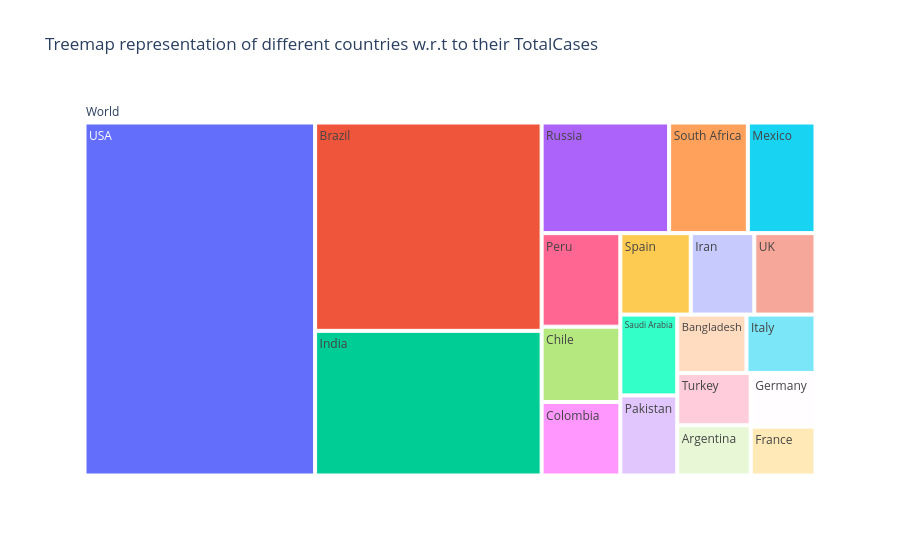
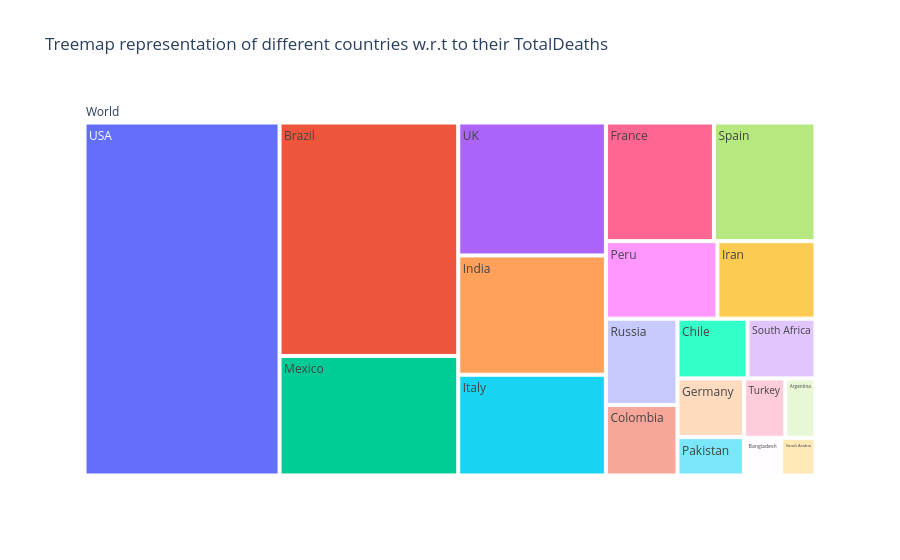
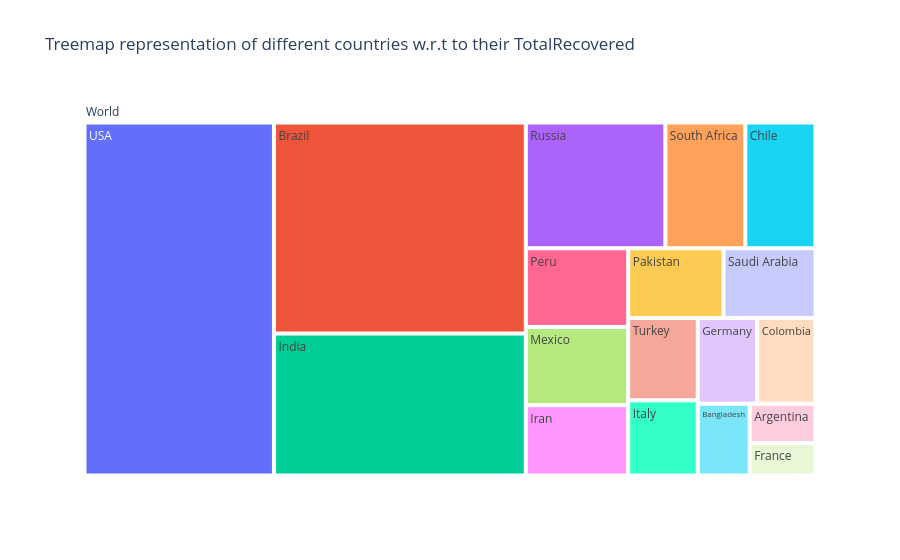
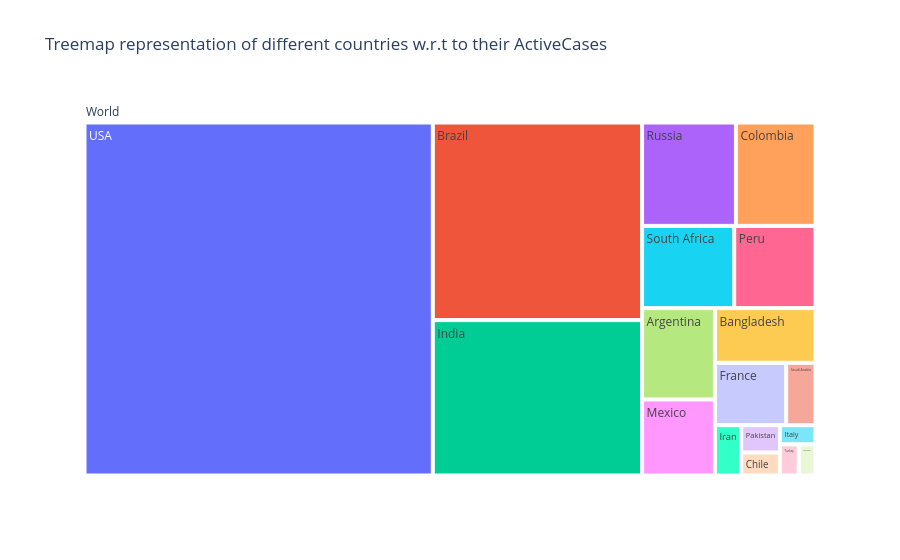

The code cell stored with these charts, in order, in its notebook:
### Code cell
columns = ['TotalCases', 'TotalDeaths', 'TotalRecovered', 'ActiveCases']

for i in columns:

    countries = world_data.iloc[0:20]['Country/Region'].tolist()
    values = world_data.iloc[0:20][i].tolist()

    fig = go.Figure(
        go.Treemap(
            labels=['World'] + countries,
            parents=[''] + ['World'] * 20,
            values=[sum(values)] + values,
            branchvalues='total'
        )
    )

    fig.update_layout(
        title='Treemap representation of different countries w.r.t to their {}'.format(i)
    )

    fig.show()

### Figure 1 — Plotly figure (JSON) as saved in the notebook; plotly's stock layout.template omitted (floating-point values rounded to 4 significant figures)
{"data": [{"branchvalues": "total", "labels": ["World", "USA", "Brazil", "India", "Russia", "South Africa", "Mexico", "Peru", "Chile", "Colombia", "Spain", "Iran", "UK", "Saudi Arabia", "Pakistan", "Bangladesh", "Italy", "Turkey", "Argentina", "Germany", "France"], "parents": ["", "World", "World", "World", "World", "World", "World", "World", "World", "World", "World", "World", "World", "World", "World", "World", "World", "World", "World", "World", "World"], "type": "treemap", "values": [15951736, 5032179, 2917562, 2025409, 871894, 538184, 462690, 455409, 366671, 357710, 354530, 320117, 308134, 284226, 281863, 249651, 249204, 237265, 228195, 215210, 195633]}], "layout": {"title": {"text": "Treemap representation of different countries w.r.t to their TotalCases"}}}

### Figure 2 — Plotly figure (JSON) as saved in the notebook; plotly's stock layout.template omitted (floating-point values rounded to 4 significant figures)
{"data": [{"branchvalues": "total", "labels": ["World", "USA", "Brazil", "India", "Russia", "South Africa", "Mexico", "Peru", "Chile", "Colombia", "Spain", "Iran", "UK", "Saudi Arabia", "Pakistan", "Bangladesh", "Italy", "Turkey", "Argentina", "Germany", "France"], "parents": ["", "World", "World", "World", "World", "World", "World", "World", "World", "World", "World", "World", "World", "World", "World", "World", "World", "World", "World", "World", "World"], "type": "treemap", "values": [610150, 162804, 98644, 41638, 14606, 9604, 50517, 20424, 9889, 11939, 28500, 17976, 46413, 3055, 6035, 3306, 35187, 5798, 4251, 9252, 30312]}], "layout": {"title": {"text": "Treemap representation of different countries w.r.t to their TotalDeaths"}}}

### Figure 3 — Plotly figure (JSON) as saved in the notebook; plotly's stock layout.template omitted (floating-point values rounded to 4 significant figures)
{"data": [{"branchvalues": "total", "labels": ["World", "USA", "Brazil", "India", "Russia", "South Africa", "Mexico", "Peru", "Chile", "Colombia", "Spain", "Iran", "UK", "Saudi Arabia", "Pakistan", "Bangladesh", "Italy", "Turkey", "Argentina", "Germany", "France"], "parents": ["", "World", "World", "World", "World", "World", "World", "World", "World", "World", "World", "World", "World", "World", "World", "World", "World", "World", "World", "World", "World"], "type": "treemap", "values": [null, 2576668, 2047660, 1377384, 676357, 387316, 308848, 310337, 340168, 192355, null, 277463, null, 247089, 256058, 143824, 201323, 220546, 99852, 196200, 82460]}], "layout": {"title": {"text": "Treemap representation of different countries w.r.t to their TotalRecovered"}}}

### Figure 4 — Plotly figure (JSON) as saved in the notebook; plotly's stock layout.template omitted (floating-point values rounded to 4 significant figures)
{"data": [{"branchvalues": "total", "labels": ["World", "USA", "Brazil", "India", "Russia", "South Africa", "Mexico", "Peru", "Chile", "Colombia", "Spain", "Iran", "UK", "Saudi Arabia", "Pakistan", "Bangladesh", "Italy", "Turkey", "Argentina", "Germany", "France"], "parents": ["", "World", "World", "World", "World", "World", "World", "World", "World", "World", "World", "World", "World", "World", "World", "World", "World", "World", "World", "World", "World"], "type": "treemap", "values": [null, 2292707, 771258, 606387, 180931, 141264, 103325, 124648, 16614, 153416, null, 24678, null, 34082, 19770, 102521, 12694, 10921, 124092, 9758, 82861]}], "layout": {"title": {"text": "Treemap representation of different countries w.r.t to their ActiveCases"}}}
